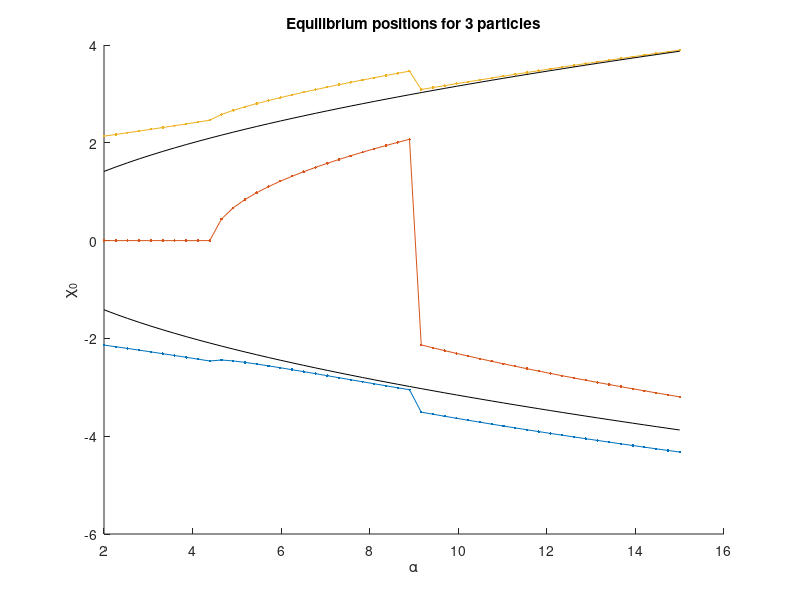

This figure's MATLAB source: (Note: this script raises an error after producing the figure.)
clc
clear all

disp('3 particle tunneling splitting calculation.')
tic
%% 3 particle Equilibrium positions

Na      = 50;
alpha   = linspace(2, 15, Na);
eta     = 20;
Eq_Pos  = [];
Beta    = 10^-5;

Eq_pos_3 = [];

for i = 1:Na
    a = alpha(i);
    Potential = @(x) 0.25 * (x(1)^2 - a)^2 + 0.25 * (x(2)^2 - a)^2 + 0.25 * (x(3)^2 - a)^2 + eta/abs(x(1) - x(2)) + eta/abs(x(1) - x(3)) + eta/abs(x(2) - x(3));
    % options = optimset('Display','iter','PlotFcns',@optimplotfval, 'TolFun', 1e-8, 'TolX', 1e-8);
   options = optimset('TolFun', 1e-12, 'TolX', 1e-12, 'MaxFunEvals', 10^6, 'MaxIter', 10^6);
    x_start = [-sqrt(a)-1 -sqrt(a)+1 sqrt(a)];
    [x0, fval0] = fminsearch(Potential, x_start, options);
    Eq_pos_3(i, :) = x0;
    FuncVal(i) = fval0;
end

disp('Done with 3 particles')

figure(1)
clf(figure(1))
hold on
title('Equilibrium positions for 3 particles')
xlabel('\alpha')
ylabel('\chi_0')
plot(alpha, Eq_pos_3(:, 1), '.-', 'DisplayName', '1st particle')
plot(alpha, Eq_pos_3(:, 2), '.-', 'DisplayName', '2nd particle')
plot(alpha, Eq_pos_3(:, 3), '.-', 'DisplayName', '3rd particle')
plot(alpha, sqrt(alpha), 'k')
plot(alpha, -sqrt(alpha), 'k')
yline(0)
legend
hold off


figure(2)
clf(figure(2))
hold on
title('Value of the minima of the function')
xlabel('\alpha')
ylabel('Fvals')
plot(alpha, FuncVal,                  'DisplayName', 'Function value')
% plot(alpha, (Eq_pos - sqrt(alpha)))
set(gca, 'Yscale', 'log')
yline(min(FuncVal))
hold off

%%
Nx1 = 20;
Nx2 = 60;
Nx3 = 20;
Nx1 * Nx2 * Nx3

XMin1    = -6;
XMax1    = 0;

XMin2    = -5;
XMax2    = 5;

XMin3    = 0;
XMax3    = 6;

x1 = linspace(XMin1, XMax1, Nx1);
x2 = linspace(XMin2, XMax2, Nx2);
x3 = linspace(XMin3, XMax3, Nx3);
dx1 = x1(2) - x1(1);
dx2 = x2(2) - x2(1);
dx3 = x3(2) - x3(1);

K1 = -1/(2 * dx1^2);
K2 = -1/(2 * dx2^2);
K3 = -1/(2 * dx3^2);

for i = 1:Nx1
    if i == 1
        KineticMtx1(i, i)        = -2 * K1;
    else
        KineticMtx1(i - 1, i)    = 1 * K1;
        KineticMtx1(i, i - 1)    = 1 * K1;
    end
end

for i = 1:Nx2
    if i == 1
        KineticMtx2(i, i)        = -2 * K2;
    else
        KineticMtx2(i - 1, i)    = 1 * K2;
        KineticMtx2(i, i - 1)    = 1 * K2;
    end
end

for i = 1:Nx3
    if i == 1
        KineticMtx3(i, i)        = -2 * K3;
    else
        KineticMtx3(i - 1, i)    = 1 * K3;
        KineticMtx3(i, i - 1)    = 1 * K3;
    end
end
KineticMtx1 = sparse(KineticMtx1);
KineticMtx2 = sparse(KineticMtx2);
KineticMtx3 = sparse(KineticMtx3);

K1      = kron(kron(KineticMtx1, speye(Nx2)), speye(Nx3));
K2      = kron(speye(Nx1), kron(KineticMtx2, speye(Nx3)));
K3      = kron(speye(Nx1), kron(speye(Nx2), KineticMtx3));
KineticMtx = K1 + K2 + K3;

for i = 1:length(alpha)
    PotentialMtx1 = sparse(zeros(Nx1));
    PotentialMtx2 = sparse(zeros(Nx2));
    PotentialMtx3 = sparse(zeros(Nx3));
    
    U1 = 0.25 * (x1.^2 - alpha(i)).^2;
    U2 = 0.25 * (x2.^2 - alpha(i)).^2;
    U3 = 0.25 * (x3.^2 - alpha(i)).^2;
    PotentialMtx1 = sparse(diag(U1));
    PotentialMtx2 = sparse(diag(U2));
    PotentialMtx3 = sparse(diag(U3));
    
    U1 = kron(kron(PotentialMtx1, speye(Nx2)), speye(Nx3));
    U2 = kron(speye(Nx1), kron(PotentialMtx2, speye(Nx3)));
    U3 = kron(kron(speye(Nx1), speye(Nx2)), PotentialMtx3);
    PotentialMtx = U1 + U2 + U3;
    
    Hamiltonian = KineticMtx + PotentialMtx;
    
    X_matrix1    = sparse(diag(x1));
    X_matrix2    = sparse(diag(x2));
    X_matrix3    = sparse(diag(x3));
    X1          = kron(X_matrix1, kron(speye(Nx2), speye(Nx3)));
    X2          = kron(speye(Nx1), kron(X_matrix2, speye(Nx3)));
    X3          = kron(kron(speye(Nx1), speye(Nx2)), X_matrix3);
    
    X12 = diag(X1) - diag(X2);
    X13 = diag(X1) - diag(X3);
    X23 = diag(X2) - diag(X3);

    InteractionMtx = eta ./ sqrt(X12.^2 + Beta^2) + eta ./ sqrt(X13.^2 + Beta^2) + eta ./ sqrt(X23.^2 + Beta^2);
    InteractionMtx = sparse(1:(Nx1 * Nx2 * Nx3), 1:(Nx1 * Nx2 * Nx3), InteractionMtx);
    
    Hamiltonian = Hamiltonian + InteractionMtx;
    
    Hamiltonian = (Hamiltonian + Hamiltonian') * 0.5;
    
    Temp_Proj = zeros((Nx1 * Nx2 * Nx3), 3);
    
    k = 1;
    for j = 1:(Nx1 * Nx2 * Nx3)
        if (X12(j) < -eps) && (X23(j) < -eps)
            Temp_Proj(k, :) = [k, j, 1];
            k = k + 1;
        end
    end

    Temp_Proj = Temp_Proj(1:(k-1), :);
    Projector = sparse(Temp_Proj(:, 1), Temp_Proj(:, 2), Temp_Proj(:, 3), k - 1, (Nx1 * Nx2 * Nx3));

    Hamiltonian = Projector * Hamiltonian * Projector';

    [Psi, E]    = eigs(Hamiltonian, 2, 'sa');
    Spectrum    = diag(E);
    dE(i)       = Spectrum(2) - Spectrum(1);
end
%%
toc
figure(3)
%clf(figure(3))
hold on
plot(alpha, dE)
set(gca, 'Yscale', 'log')
hold off

data.alpha = alpha;
data.EnergySplitting = dE;
data.Particle1space = x1;
data.Particle2space = x2;
data.Particle3space = x3;

name = ['EDSplitting_3_particles_restricted_Nx1_' num2str(Nx1) '_Nx2_' num2str(Nx2) '_Nx3_' num2str(Nx3) '_beta_' num2str(Beta)];
save(name, 'data');



